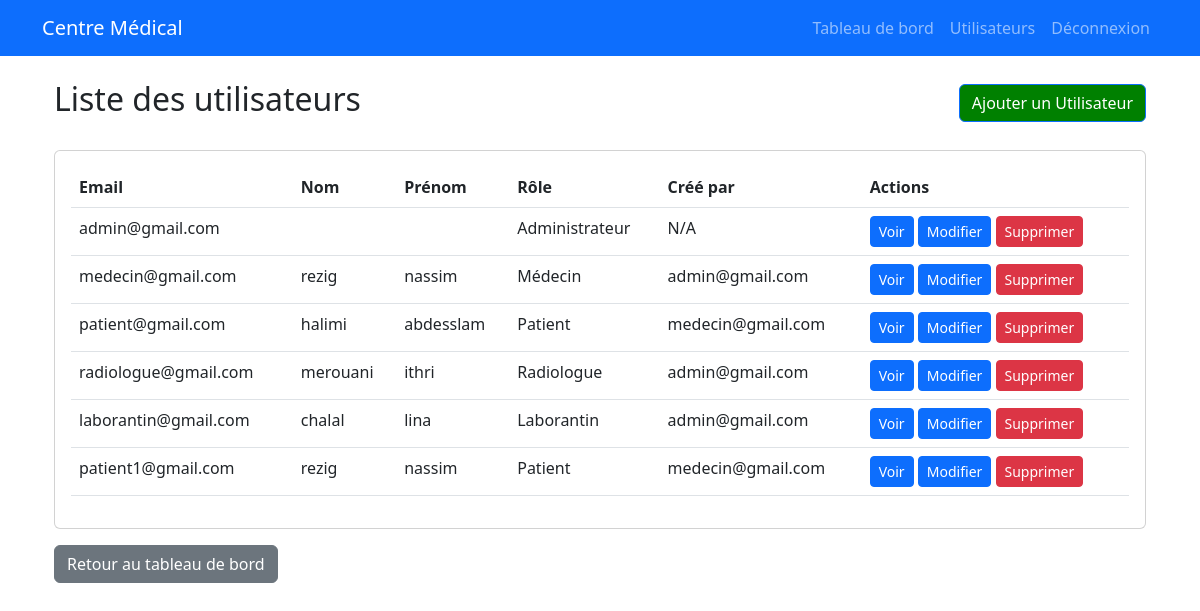
Screenshot of /accounts/users/ (signed in) with the database file from the repository.
### accounts/models.py (models this page shows, shortened)
class User(AbstractUser):
    ROLE_CHOICES = (
        ('ADMIN', 'Administrateur'),
        ('MEDECIN', 'Médecin'),
        ('PATIENT', 'Patient'),
        ('RADIOLOGUE', 'Radiologue'),
        ('LABORANTIN', 'Laborantin'),
        ('PRATICIEN', 'Praticien de santé'),
    )
    email = models.EmailField(unique=True)
    role = models.CharField(max_length=15, choices=ROLE_CHOICES, default='PATIENT')
    created_by = models.ForeignKey('self', on_delete=models.SET_NULL, null=True, blank=True, related_name='created_users')
    USERNAME_FIELD = 'email'
    REQUIRED_FIELDS = []
    objects = UserManager()
    @property
    def is_admin(self):
        return self.role == 'ADMIN'
    @property
    def is_medecin(self):
        return self.role == 'MEDECIN'
    @property
    def is_radiologue(self):
        return self.role == 'RADIOLOGUE'
    @property
    def is_laborantin(self):
        return self.role == 'LABORANTIN'
    @property
    def is_praticien(self):
        return self.role == 'PRATICIEN'

### accounts/views.py (the view)
# urls.py: path('users/', views.UserListView.as_view(), name='user_list'),
class UserListView(UserPassesTestMixin, ListView):
    model = User
    template_name = 'accounts/user_list.html'
    context_object_name = 'users'
    def test_func(self):
        return (self.request.user.is_admin or
                self.request.user.is_medecin or
                self.request.user.is_radiologue or
                self.request.user.is_laborantin or
                self.request.user.is_praticien)
    def get_queryset(self):
        queryset = super().get_queryset()
        if self.request.user.is_medecin:
            return queryset.filter(role='PATIENT')
        elif self.request.user.is_radiologue:
            return queryset.filter(role='PATIENT')
        elif self.request.user.is_laborantin:
            return queryset.filter(role='PATIENT')
        elif self.request.user.is_praticien:
            return queryset.filter(role='PATIENT')
        return queryset

### accounts/templates/accounts/user_list.html
{% extends 'base.html' %}
{% block content %}
<div class="container mt-4">
    <div class="d-flex justify-content-between align-items-center mb-4">
        <h2>Liste des utilisateurs</h2>
        <a href="{% if request.user.is_admin %}{% url 'user_create' 'user' %}{% else %}{% url 'user_create' 'patient' %}{% endif %}"
           class="btn btn-primary" style="background-color: green; color: white;">
            {% if request.user.is_admin %}Ajouter un Utilisateur{% else %}Ajouter un Patient{% endif %}
        </a>
    </div>
    <div class="card">
        <div class="card-body">
            <table class="table">
                <thead>
                    <tr>
                        <th>Email</th>
                        <th>Nom</th>
                        <th>Prénom</th>
                        <th>Rôle</th>
                        <th>Créé par</th>
                        <th>Actions</th>
                    </tr>
                </thead>
                <tbody>
                    {% for user in users %}
                    <tr>
                        <td>{{ user.email }}</td>
                        <td>{{ user.last_name }}</td>
                        <td>{{ user.first_name }}</td>
                        <td>{{ user.get_role_display }}</td>
                        <td>{{ user.created_by.email|default:"N/A" }}</td>
                        <td>
                            <a href="{% url 'user_detail' user.id %}" class="btn btn-sm btn-primary">Voir</a>
                            {% if request.user.is_admin or request.user == user.created_by and user.is_patient %}
                                <a href="{% url 'user_update' user.id %}" class="btn btn-sm btn-primary">Modifier</a>
                                <a href="{% url 'user_delete' user.id %}" class="btn btn-sm btn-danger">Supprimer</a>
                            {% endif %}
                        </td>
                    </tr>
                    {% empty %}
                    <tr>
                        <td colspan="6" class="text-center">Aucun utilisateur trouvé</td>
                    </tr>
                    {% endfor %}
                </tbody>
            </table>
        </div>
    </div>
    <div class="mt-3">
        <a href="{% url 'dashboard' %}" class="btn btn-secondary">Retour au tableau de bord</a>
    </div>
</div>
{% endblock %}

### rows the page displays
User: email "admin@gmail.com", role "Administrateur", created_by.email "N/A", shows "Modifier"
User: email "medecin@gmail.com", last_name "rezig", first_name "nassim", role "Médecin", created_by.email "admin@gmail.com"
User: email "patient@gmail.com", last_name "halimi", first_name "abdesslam", role "Patient", created_by.email "medecin@gmail.com"
User: email "radiologue@gmail.com", last_name "merouani", first_name "ithri", role "Radiologue", created_by.email "admin@gmail.com"
User: email "laborantin@gmail.com", last_name "chalal", first_name "lina", role "Laborantin", created_by.email "admin@gmail.com"
User: email "patient1@gmail.com", last_name "rezig", first_name "nassim", role "Patient", created_by.email "medecin@gmail.com"
